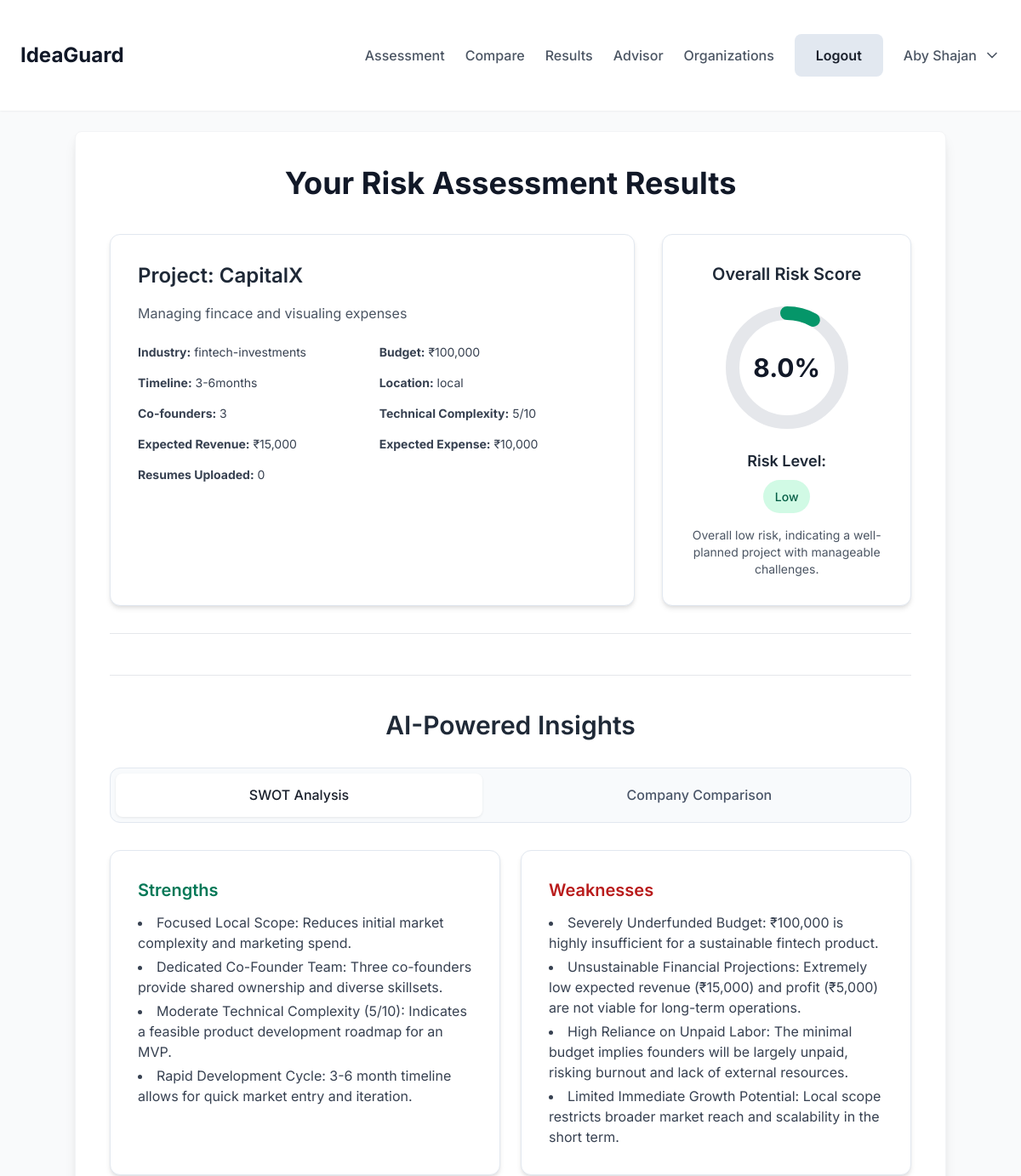
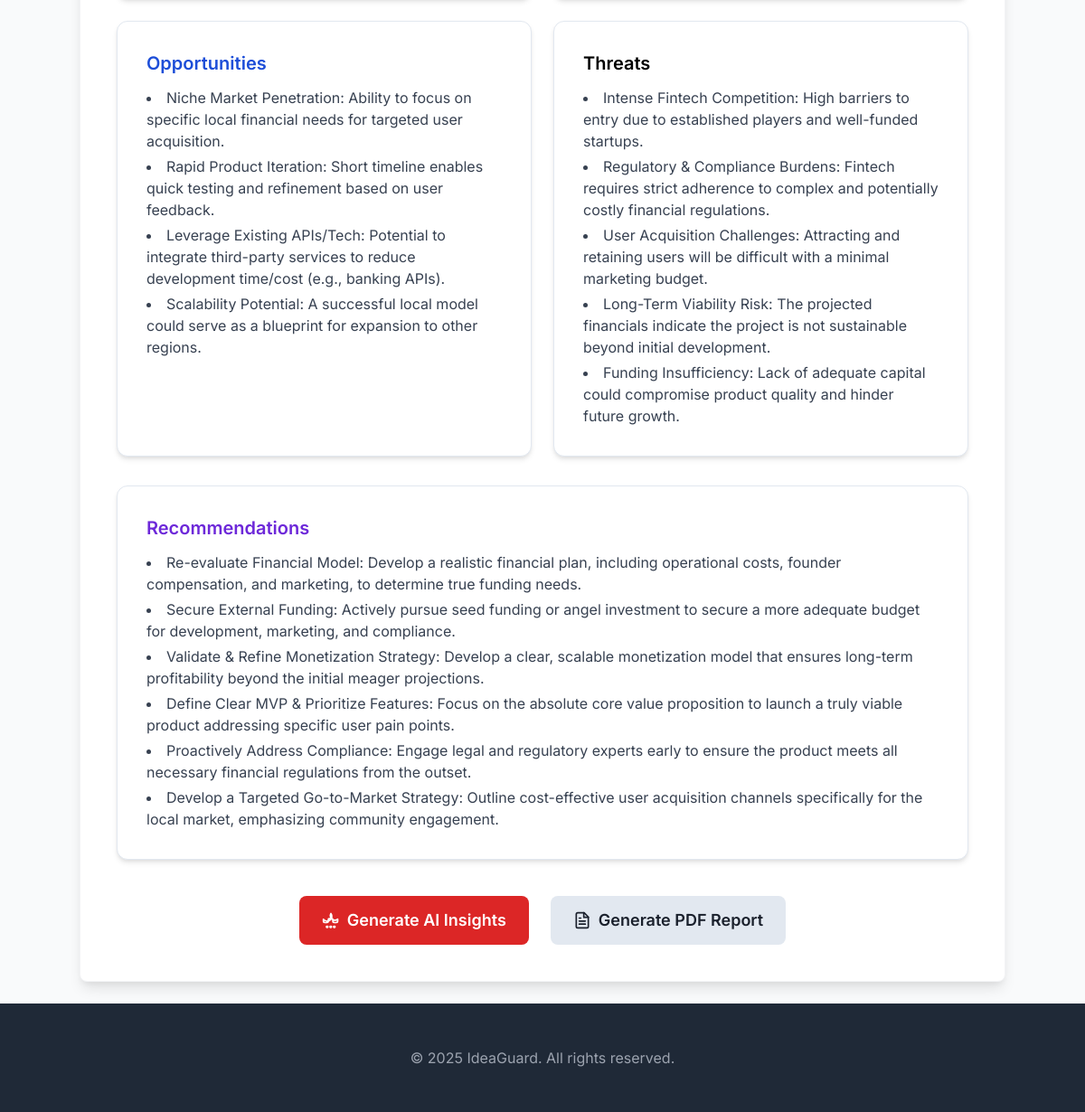
The page /results (signed in) on the database its author committed (2 pictures, top to bottom).
### tables this page shows
CREATE TABLE users (
            id INTEGER PRIMARY KEY AUTOINCREMENT,
            first_name TEXT NOT NULL,
            last_name TEXT NOT NULL,
            email TEXT UNIQUE NOT NULL,
            password_hash TEXT NOT NULL,
            company TEXT,
            job_title TEXT,
            registered_at TIMESTAMP DEFAULT CURRENT_TIMESTAMP
        );

CREATE TABLE assessments (
            id INTEGER PRIMARY KEY AUTOINCREMENT,
            user_id INTEGER NOT NULL,
            project_name TEXT NOT NULL,
            industry TEXT NOT NULL,
            description TEXT NOT NULL,
            budget REAL NOT NULL,
            timeline TEXT NOT NULL,
            location TEXT NOT NULL,
            number_of_cofounders INTEGER NOT NULL,
            technical_complexity INTEGER NOT NULL,
            total_expense REAL NOT NULL,
            total_revenue REAL NOT NULL,
            resumes_uploaded INTEGER DEFAULT 0,
            overall_risk REAL NOT NULL,
            risk_level TEXT NOT NULL,
            z_score_analysis TEXT NOT NULL, -- Store as JSON string
            gemini_analysis TEXT, -- Store as JSON string (now stores combined SWOT and comparison)
            created_at TIMESTAMP DEFAULT CURRENT_TIMESTAMP,
            FOREIGN KEY (user_id) REFERENCES users (id)
        );

### app.py (the view)
@app.route('/results')
@login_required
def results():
    conn = get_db_connection()
    user = conn.execute('SELECT * FROM users WHERE id = ?', (session['user_id'],)).fetchone()
    latest_assessment = conn.execute(
        'SELECT * FROM assessments WHERE user_id = ? ORDER BY created_at DESC LIMIT 1',
        (session['user_id'],)
    ).fetchone()
    if latest_assessment:
        latest_assessment_dict = dict(latest_assessment)
        latest_assessment_dict['z_score_analysis'] = json.loads(latest_assessment_dict['z_score_analysis'])
        if latest_assessment_dict['gemini_analysis']:
            latest_assessment_dict['gemini_analysis'] = json.loads(latest_assessment_dict['gemini_analysis'])
        return render_template('results.html', assessment=latest_assessment_dict, user=user)
    return render_template('results.html', assessment=None, user=user)

### app.py (called while the page is built)
def get_db_connection():
    if 'db' not in g:
        g.db = sqlite3.connect(DATABASE)
        g.db.row_factory = sqlite3.Row # This allows accessing columns by name
    return g.db

def login_required(f):
    @wraps(f)
    def decorated_function(*args, **kwargs):
        if 'user_id' not in session:
            return redirect(url_for('login'))
        conn = get_db_connection()
        org_check = conn.execute('SELECT id FROM organizations WHERE user_id = ?', (session['user_id'],)).fetchone()
        if org_check:
            flash('Organizations cannot access the dashboard. Your information is available for users to contact you.', 'info')
            return redirect(url_for('login'))
        return f(*args, **kwargs)
    return decorated_function

def format_currency_inr(amount):
    if amount is None:
        return "N/A"
    return "₹{:,}".format(int(amount))

### templates/results.html (shortened to what this page needs)
{% extends "base.html" %}
{% block content %}
<div class="max-w-5xl mx-auto bg-white p-10 rounded-lg shadow-lg border border-gray-100">
    <h2 class="text-4xl font-bold text-gray-900 mb-10 text-center">Your Risk Assessment Results</h2>
    {% if assessment %}
    <div class="grid grid-cols-1 lg:grid-cols-3 gap-8 mb-12 pb-8 border-b border-gray-200">
        <div class="lg:col-span-2 card p-6 bg-gray-50 border border-gray-100">
            <h3 class="text-2xl font-semibold text-gray-800 mb-4">Project: {{ assessment.project_name }}</h3>
            <p class="text-gray-600 mb-6">{{ assessment.description }}</p>
            <div class="grid grid-cols-1 sm:grid-cols-2 gap-4 text-gray-700 text-sm">
                <p><strong>Industry:</strong> {{ assessment.industry }}</p>
                <p><strong>Budget:</strong> {{ assessment.budget | format_currency_inr }}</p>
                <p><strong>Timeline:</strong> {{ assessment.timeline }}</p>
                <p><strong>Location:</strong> {{ assessment.location }}</p>
                <p><strong>Co-founders:</strong> {{ assessment.number_of_cofounders }}</p>
                <p><strong>Technical Complexity:</strong> {{ assessment.technical_complexity }}/10</p>
                <p><strong>Expected Revenue:</strong> {{ assessment.total_revenue | format_currency_inr }}</p>
                <p><strong>Expected Expense:</strong> {{ assessment.total_expense | format_currency_inr }}</p>
                <p><strong>Resumes Uploaded:</strong> {{ assessment.resumes_uploaded }}</p>
            </div>
        </div>
        <div class="lg:col-span-1 card p-6 flex flex-col items-center justify-center bg-white border border-gray-100 shadow-sm">
            <h3 class="text-xl font-semibold text-gray-800 mb-4">Overall Risk Score</h3>
            <div class="relative w-40 h-40 mb-4">
                <svg class="w-full h-full" viewBox="0 0 100 100">
                    <circle class="text-gray-200 stroke-current" stroke-width="10" cx="50" cy="50" r="40" fill="transparent"></circle>
                    <circle class="stroke-current
                            {% if assessment.risk_level == 'Low' %}text-green-600
                            {% elif assessment.risk_level == 'Medium' %}text-yellow-600
                            {% else %}text-red-600{% endif %}"
                            stroke-width="10"
                            stroke-linecap="round"
                            cx="50"
                            cy="50"
                            r="40"
                            fill="transparent"
                            stroke-dasharray="{{ assessment.overall_risk * 2.512 }}, 251.2"
                            transform="rotate(-90 50 50)"></circle>
                </svg>
                <div class="absolute inset-0 flex items-center justify-center">
                    <span class="text-3xl font-bold text-gray-900 leading-none">{{ assessment.overall_risk | round(0) }}%</span>
                </div>
            </div>
            <p class="text-lg font-semibold text-gray-800 mb-2">Risk Level:</p>
            <span class="badge text-xl font-bold
                {% if assessment.risk_level == 'Low' %}bg-green-100 text-green-800
                {% elif assessment.risk_level == 'Medium' %}bg-yellow-100 text-yellow-800
                {% else %}bg-red-100 text-red-800{% endif %}">
                {{ assessment.risk_level }}
            </span>
            <p class="text-sm text-gray-600 mt-4 text-center">
                {{ assessment.z_score_analysis.explanation }}
            </p>
        </div>
    </div>
    <div class="border-t border-gray-200 pt-10 mt-10">
        <h3 class="text-3xl font-semibold text-gray-800 mb-8 text-center">AI-Powered Insights</h3>
        <div class="tabs-list mb-8">
            <button id="swotTab" class="tabs-trigger" data-state="active">SWOT Analysis</button>
            <button id="comparisonTab" class="tabs-trigger">Company Comparison</button>
        </div>
        <div id="swotContent" class="tab-content">
            {% if assessment.gemini_analysis and assessment.gemini_analysis.swot %}
                {% set swot = assessment.gemini_analysis.swot %}
                <div class="grid grid-cols-1 md:grid-cols-2 gap-6">
                    <div class="card p-6 bg-white border border-gray-100 shadow-sm">
                        <h4 class="text-xl font-semibold text-green-700 mb-3">Strengths</h4>
                        <ul class="list-disc list-inside text-gray-700 space-y-1">
                            {% for item in swot.strengths %}<li>{{ item }}</li>{% endfor %}
                        </ul>
                    </div>
                    <div class="card p-6 bg-white border border-gray-100 shadow-sm">
                        <h4 class="text-xl font-semibold text-red-700 mb-3">Weaknesses</h4>
                        <ul class="list-disc list-inside text-gray-700 space-y-1">
                            {% for item in swot.weaknesses %}<li>{{ item }}</li>{% endfor %}
                        </ul>
                    </div>
                    <div class="card p-6 bg-white border border-gray-100 shadow-sm">
                        <h4 class="text-xl font-semibold text-blue-700 mb-3">Opportunities</h4>
                        <ul class="list-disc list-inside text-gray-700 space-y-1">
                            {% for item in swot.opportunities %}<li>{{ item }}</li>{% endfor %}
                        </ul>
                    </div>
                    <div class="card p-6 bg-white border border-gray-100 shadow-sm">
                        <h4 class="text-xl font-semibold text-orange-700 mb-3">Threats</h4>
                        <ul class="list-disc list-inside text-gray-700 space-y-1">
                            {% for item in swot.threats %}<li>{{ item }}</li>{% endfor %}
                        </ul>
                    </div>
                </div>
                <div class="card p-6 mt-8 bg-white border border-gray-100 shadow-sm">
                    <h4 class="text-xl font-semibold text-purple-700 mb-3">Recommendations</h4>
                    <ul class="list-disc list-inside text-gray-700 space-y-1">
                        {% for item in swot.recommendations %}<li>{{ item }}</li>{% endfor %}
                    </ul>
                </div>
            {% else %}
                <p class="text-gray-600 text-center py-8">AI SWOT analysis not yet generated or available. Click "Generate AI Insights" below.</p>
            {% endif %}
        </div>
        <div class="mt-10 flex justify-center space-x-6">
            <button id="generateAiInsightsBtn"
                    class="btn-primary inline-flex items-center px-8 py-3 text-lg">
                <span>Generate AI Insights</span>
            </button>
            <button id="generatePdfBtn"
                    class="btn-secondary inline-flex items-center px-8 py-3 text-lg">
                <span>Generate PDF Report</span>
            </button>
        </div>
    </div>
    {% else %}
    <div class="text-center py-16">
        <p class="text-xl text-gray-600 mb-6">No assessment found. Please submit a new assessment to view results.</p>
        <a href="{{ url_for('assessment') }}" class="btn-primary">Go to Assessment Form</a>
    </div>
    {% endif %}
</div>
{% endblock %}

### templates/base.html (shortened to what this page needs)
<!DOCTYPE html>
<html lang="en">
<head>
    <link href="https://cdn.jsdelivr.net/npm/tailwindcss@2.2.19/dist/tailwind.min.css" rel="stylesheet">
</head>
<body class="bg-gray-50 min-h-screen flex flex-col">
    <header class="bg-white shadow-sm py-4">
        <div class="container flex justify-between items-center">
            <a href="{{ url_for('index') }}" class="text-2xl font-bold text-gray-900">IdeaGuard</a>
            <nav class="flex items-center space-x-6">
                <a href="{{ url_for('assessment') }}" class="text-gray-600 hover:text-gray-900 font-medium">Assessment</a>
                <a href="{{ url_for('compare') }}" class="text-gray-600 hover:text-gray-900 font-medium">Compare</a>
                <a href="{{ url_for('results') }}" class="text-gray-600 hover:text-gray-900 font-medium">Results</a>
                <a href="{{ url_for('advisor') }}" class="text-gray-600 hover:text-gray-900 font-medium">Advisor</a>
                {% if user %}
                    <a href="{{ url_for('organizations_list') }}" class="text-gray-600 hover:text-gray-900 font-medium">Organizations</a>
                    <a href="{{ url_for('logout') }}" class="btn-secondary ml-2">Logout</a>
                    <div class="relative group">
                        <button class="flex items-center space-x-2 text-gray-600 hover:text-gray-900 focus:outline-none">
                            <span class="font-medium">{{ user.first_name }} {{ user.last_name }}</span>
                            <svg class="icon w-5 h-5" xmlns="http://www.w3.org/2000/svg" viewBox="0 0 24 24" fill="none" stroke="currentColor" stroke-width="2" stroke-linecap="round" stroke-linejoin="round">
                                <path d="M6 9l6 6 6-6"/>
                            </svg>
                        </button>
                    </div>
                {% else %}
                    <a href="{{ url_for('login') }}" class="btn-secondary">Login</a>
                    <a href="{{ url_for('register') }}" class="btn-primary">Sign Up</a>
                {% endif %}
            </nav>
        </div>
    </header>
    <main class="flex-grow container py-10">
        {% block content %}{% endblock %}
    </main>
    <footer class="bg-gray-800 text-white py-6 mt-auto">
        <div class="container text-center text-gray-400">
        </div>
    </footer>
</body>
</html>

### templates/base.html (style rules this page uses)
body { font-family: 'Inter', sans-serif; background-color: #f9fafb; }
.container { max-width: 1200px; margin: 0 auto; padding: 1.5rem; }
.card { background-color: white; border-radius: 0.75rem; box-shadow: 0 4px 6px -1px rgba(0, 0, 0, 0.1), 0 2px 4px -1px rgba(0, 0, 0, 0.06); border: 1px solid #e2e8f0; padding: 2rem; }
.btn-primary { display: inline-flex; align-items: center; justify-content: center; padding: 0.75rem 1.5rem; border-radius: 0.5rem; font-weight: 600; transition: all 0.2s ease-in-out; cursor: pointer; background-color: #dc2626; color: #ffffff; border: 1px solid transparent; }
.btn-secondary { display: inline-flex; align-items: center; justify-content: center; padding: 0.75rem 1.5rem; border-radius: 0.5rem; font-weight: 600; transition: all 0.2s ease-in-out; cursor: pointer; background-color: #e2e8f0; color: #1a202c; border: 1px solid transparent; }
.badge { display: inline-flex; align-items: center; padding: 0.35rem 0.85rem; border-radius: 9999px; font-size: 0.875rem; font-weight: 500; }
.tabs-list { display: grid; grid-auto-flow: column; gap: 0.75rem; background-color: #f8fafc; border-radius: 0.75rem; padding: 0.35rem; border: 1px solid #e2e8f0; }
.tabs-trigger { flex: 1; padding: 0.85rem 1.25rem; border-radius: 0.5rem; font-weight: 500; color: #4a5568; transition: all 0.2s ease-in-out; cursor: pointer; background-color: transparent; border: none; }
.tabs-trigger[data-state="active"] { background-color: #ffffff; color: #1a202c; box-shadow: 0 1px 3px rgba(0, 0, 0, 0.08); }

### rows shown on the page
users: first_name "Aby", last_name "Shajan"
assessments: project_name "CapitalX", description "Managing fincace and visualing expenses", industry "fintech-investments", budget "₹100,000", timeline "3-6months", location "local", number_of_cofounders "3", technical_complexity "5", total_revenue "₹15,000", total_expense "₹10,000", resumes_uploaded "0", overall_risk "8.0", risk_level "Low"

### other values the page prints
{{ assessment.z_score_analysis.explanation }} "Overall low risk, indicating a well-planned project with manageable challenges."
{{ item }} "Focused Local Scope: Reduces initial market complexity and marketing spend." "Dedicated Co-Founder Team: Three co-founders provide shared ownership and diverse skillsets." "Moderate Technical Complexity (5/10): Indicates a feasible product development roadmap for an MVP." "Rapid Development Cycle: 3-6 month timeline allows for quick market entry and iteration."
{{ item }} "Severely Underfunded Budget: ₹100,000 is highly insufficient for a sustainable fintech product." "Unsustainable Financial Projections: Extremely low expected revenue (₹15,000) and profit (₹5,000) are not viable for long-term operations." "High Reliance on Unpaid Labor: The minimal budget implies founders will be largely unpaid, risking burnout and lack of external resources." "Limited Immediate Growth Potential: Local scope restricts broader market reach and scalability in the short term."
{{ item }} "Niche Market Penetration: Ability to focus on specific local financial needs for targeted user acquisition." "Rapid Product Iteration: Short timeline enables quick testing and refinement based on user feedback." "Leverage Existing APIs/Tech: Potential to integrate third-party services to reduce development time/cost (e.g., banking APIs)." "Scalability Potential: A successful local model could serve as a blueprint for expansion to other regions."
{{ item }} "Intense Fintech Competition: High barriers to entry due to established players and well-funded startups." "Regulatory & Compliance Burdens: Fintech requires strict adherence to complex and potentially costly financial regulations." "User Acquisition Challenges: Attracting and retaining users will be difficult with a minimal marketing budget." "Long-Term Viability Risk: The projected financials indicate the project is not sustainable beyond initial development." "Funding Insufficiency: Lack of adequate capital could compromise product quality and hinder future growth."
{{ item }} "Re-evaluate Financial Model: Develop a realistic financial plan, including operational costs, founder compensation, and marketing, to determine true funding needs." "Secure External Funding: Actively pursue seed funding or angel investment to secure a more adequate budget for development, marketing, and compliance." "Validate & Refine Monetization Strategy: Develop a clear, scalable monetization model that ensures long-term profitability beyond the initial meager projections." "Define Clear MVP & Prioritize Features: Focus on the absolute core value proposition to launch a truly viable product addressing specific user pain points." "Proactively Address Compliance: Engage legal and regulatory experts early to ensure the product meets all necessary financial regulations from the outset." "Develop a Targeted Go-to-Market Strategy: Outline cost-effective user acquisition channels specifically for the local market, emphasizing community engagement."
